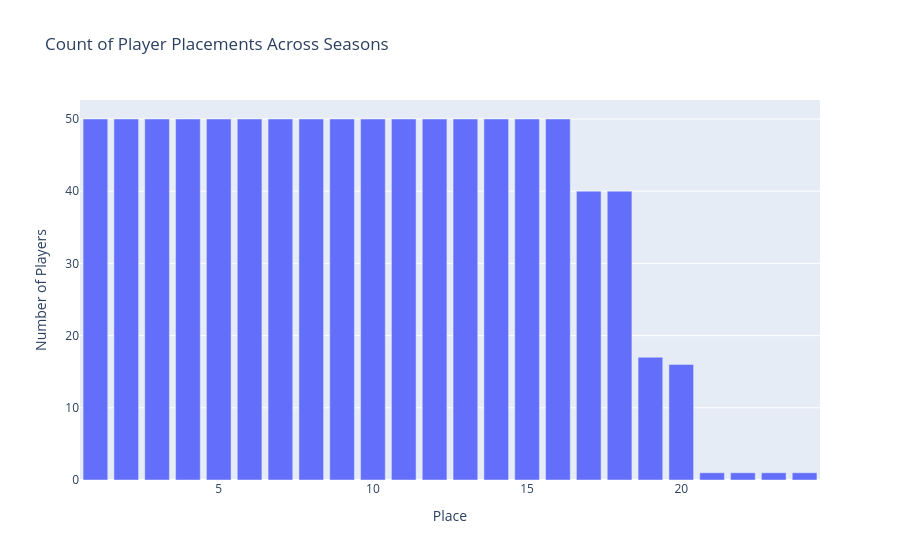

The code cell stored with this chart in its notebook:
### Markdown cell above
#### Standardize regression outcome variable (placement)

### Code cell
# Visualize distribution of player placements

# Get counts sorted by placement 
season_counts = df["place"].value_counts().sort_index().reset_index()
season_counts.columns = ["place", "count"]

# Create bar chart
fig = px.bar(
    season_counts,
    x="place",
    y="count",
    title="Count of Player Placements Across Seasons",
    labels={"place": "Place", "count": "Number of Players"},
)

fig.show()

### Figure 1 — Plotly figure (JSON) as saved in the notebook; plotly's stock layout.template omitted (floating-point values rounded to 4 significant figures)
{"data": [{"hovertemplate": "Place=%{x}<br>Number of Players=%{y}<extra></extra>", "legendgroup": "", "marker": {"color": "#636efa", "pattern": {"shape": ""}}, "name": "", "orientation": "v", "showlegend": false, "textposition": "auto", "type": "bar", "x": [1, 2, 3, 4, 5, 6, 7, 8, 9, 10, 11, 12, 13, 14, 15, 16, 17, 18, 19, 20, 21, 22, 23, 24], "xaxis": "x", "y": [50, 50, 50, 50, 50, 50, 50, 50, 50, 50, 50, 50, 50, 50, 50, 50, 40, 40, 17, 16, 1, 1, 1, 1], "yaxis": "y"}], "layout": {"barmode": "relative", "legend": {"tracegroupgap": 0}, "title": {"text": "Count of Player Placements Across Seasons"}, "xaxis": {"anchor": "y", "domain": [0, 1], "title": {"text": "Place"}}, "yaxis": {"anchor": "x", "domain": [0, 1], "title": {"text": "Number of Players"}}}}
